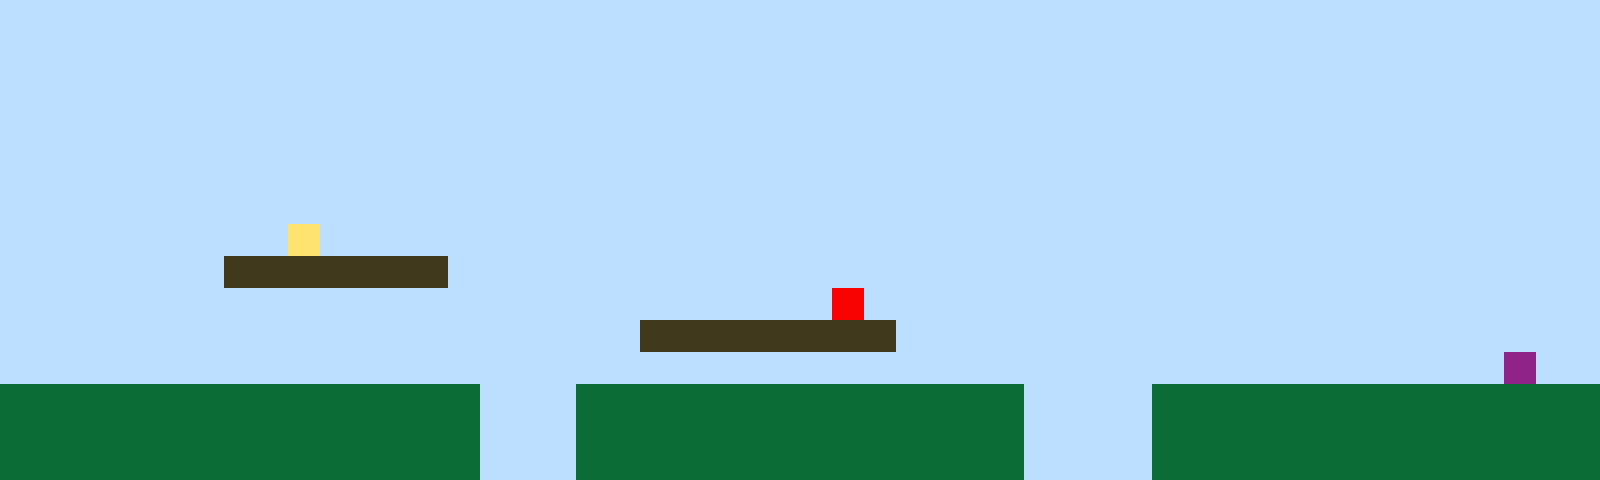

Tiled map render using the project's own tile images. Description and the whole map definition, tile-layer contents included, below:
An orthogonal 50x15 tile map with 32x32 px tiles, 1 tile layer (Tile Layer 1).

<map version="1.10" tiledversion="1.11.2" orientation="orthogonal" renderorder="right-up" width="50" height="15" tilewidth="32" tileheight="32" infinite="0" nextlayerid="2" nextobjectid="1"><editorsettings><export target="map1.csv" format="csv" /></editorsettings><tileset firstgid="1" name="sprites" tilewidth="32" tileheight="32" tilecount="6" columns="3"><image source="sprites.png" width="96" height="64" /></tileset><layer id="1" name="Tile Layer 1" width="50" height="15"><data encoding="csv">1,1,1,1,1,1,1,1,1,1,1,1,1,1,1,1,1,1,1,1,1,1,1,1,1,1,1,1,1,1,1,1,1,1,1,1,1,1,1,1,1,1,1,1,1,1,1,1,1,1,1,1,1,1,1,1,1,1,1,1,1,1,1,1,1,1,1,1,1,1,1,1,1,1,1,1,1,1,1,1,1,1,1,1,1,1,1,1,1,1,1,1,1,1,1,1,1,1,1,1,1,1,1,1,1,1,1,1,1,1,1,1,1,1,1,1,1,1,1,1,1,1,1,1,1,1,1,1,1,1,1,1,1,1,1,1,1,1,1,1,1,1,1,1,1,1,1,1,1,1,1,1,1,1,1,1,1,1,1,1,1,1,1,1,1,1,1,1,1,1,1,1,1,1,1,1,1,1,1,1,1,1,1,1,1,1,1,1,1,1,1,1,1,1,1,1,1,1,1,1,1,1,1,1,1,1,1,1,1,1,1,1,1,1,1,1,1,1,1,1,1,1,1,1,1,1,1,1,1,1,1,1,1,1,1,1,1,1,1,1,1,1,1,1,1,1,1,1,1,1,1,1,1,1,1,1,1,1,1,1,1,1,1,1,1,1,1,1,1,1,1,1,1,1,1,1,1,1,1,1,1,1,1,1,1,1,1,1,1,1,1,1,1,1,1,1,1,1,1,1,1,1,1,1,1,1,1,1,1,1,1,1,1,1,1,1,1,1,1,1,1,1,1,1,1,1,1,1,1,1,1,1,1,1,1,1,1,1,1,1,1,1,1,1,1,1,1,1,1,1,1,1,1,1,1,1,1,1,1,4,1,1,1,1,1,1,1,1,1,1,1,1,1,1,1,1,1,1,1,1,1,1,1,1,1,1,1,1,1,1,1,1,1,1,1,1,1,1,1,1,1,1,1,1,1,1,1,3,3,3,3,3,3,3,1,1,1,1,1,1,1,1,1,1,1,1,1,1,1,1,1,1,1,1,1,1,1,1,1,1,1,1,1,1,1,1,1,1,1,1,1,1,1,1,1,1,1,1,1,1,1,1,1,1,1,1,1,1,1,1,1,1,1,1,1,1,5,1,1,1,1,1,1,1,1,1,1,1,1,1,1,1,1,1,1,1,1,1,1,1,1,1,1,1,1,1,1,1,1,1,1,1,1,1,1,1,1,1,1,1,3,3,3,3,3,3,3,3,1,1,1,1,1,1,1,1,1,1,1,1,1,1,1,1,1,1,1,1,1,1,1,1,1,1,1,1,1,1,1,1,1,1,1,1,1,1,1,1,1,1,1,1,1,1,1,1,1,1,1,1,1,1,1,1,1,1,1,1,1,1,1,1,1,1,1,1,1,6,1,1,2,2,2,2,2,2,2,2,2,2,2,2,2,2,2,1,1,1,2,2,2,2,2,2,2,2,2,2,2,2,2,2,1,1,1,1,2,2,2,2,2,2,2,2,2,2,2,2,2,2,2,2,2,2,2,2,2,2,2,2,2,2,2,2,2,1,1,1,2,2,2,2,2,2,2,2,2,2,2,2,2,2,1,1,1,1,2,2,2,2,2,2,2,2,2,2,2,2,2,2,2,2,2,2,2,2,2,2,2,2,2,2,2,2,2,1,1,1,2,2,2,2,2,2,2,2,2,2,2,2,2,2,1,1,1,1,2,2,2,2,2,2,2,2,2,2,2,2,2,2</data></layer></map>
